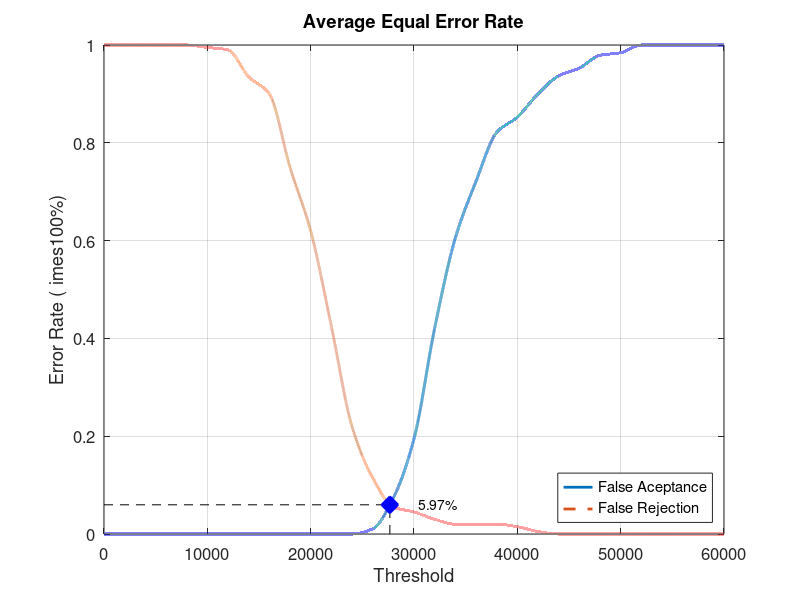
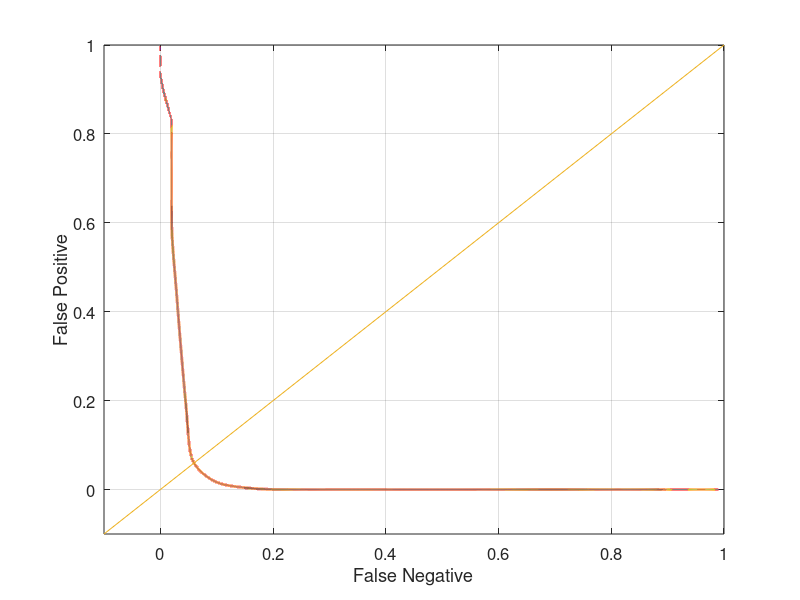

MATLAB code for these plots, in order:
close all;
clear;
clc;
x = 0:2000:60000;
xq = 0:0.5:60000;

y0 = [0 0 0 0 0 0 0 0 0 0 0 0 0 0.0105263 0.0736842 0.194737 0.421053 0.605263 0.721053 0.821053 0.852632 0.9 0.936842 0.952632 0.978947 0.984211 1 1 1 1 1]
yy0 = interp1(x, y0, xq, 'pchip');
y1 = [1 1 1 1 1 0.995 0.99 0.935 0.9 0.75 0.62 0.425 0.22 0.115 0.055 0.045 0.03 0.02 0.02 0.02 0.015 0.005 0 0 0 0 0 0 0 0 0]
yy1 = interp1(x, y1, xq, 'pchip');

% Calculating EER: 
y2 = abs(y0 - y1);
find(y2 == min(y2))
yy2 = abs(yy0 - yy1);
xEER = find(yy2 == min(yy2));
xEERIndex = xq(xEER) % X-axis EER
yEER = yy0(xEER) % Y-axis EER

main = figure
plot(xq, yy0,'-','LineWidth', 2);	hold on
plot(xq, yy1,'--','LineWidth', 2);	hold on
plot([xEERIndex xEERIndex], [0 yEER], 'k--');	hold on
plot([0 xEERIndex], [yEER yEER], 'k--');	hold on
plot(xEERIndex, yEER, 'bx', 'LineWidth', 10);	hold on
text(xEERIndex + 10 * xEERIndex / 100, yEER, [num2str(round((10000 * yEER)) / 100) '%'])
legend('False Aceptance', 'False Rejection', 'Location', 'SouthEast')
xlabel('Threshold')
ylabel('Error Rate (	imes100%)')
title('Average Equal Error Rate')
set(gca, 'FontSize', 12)
axis([0 60000 0 1])
grid on

print(main, 'Database5_2Main', '-dpng');
FNRxFPR = figure('Color', [1 1 1]);
plot(yy1, yy0, '-', yy1, yy0, 'LineWidth', 2);
hold on
y = -0.1:0.1:1
plot(y, y); 
set(gca, 'FontSize', 12)
xlabel('False Negative')
ylabel('False Positive')
axis([-0.1 1 -0.1 1])
set(gca, 'FontSize', 12)
grid on

print(FNRxFPR, 'Database5_2FNRxFPR','-dpng');
